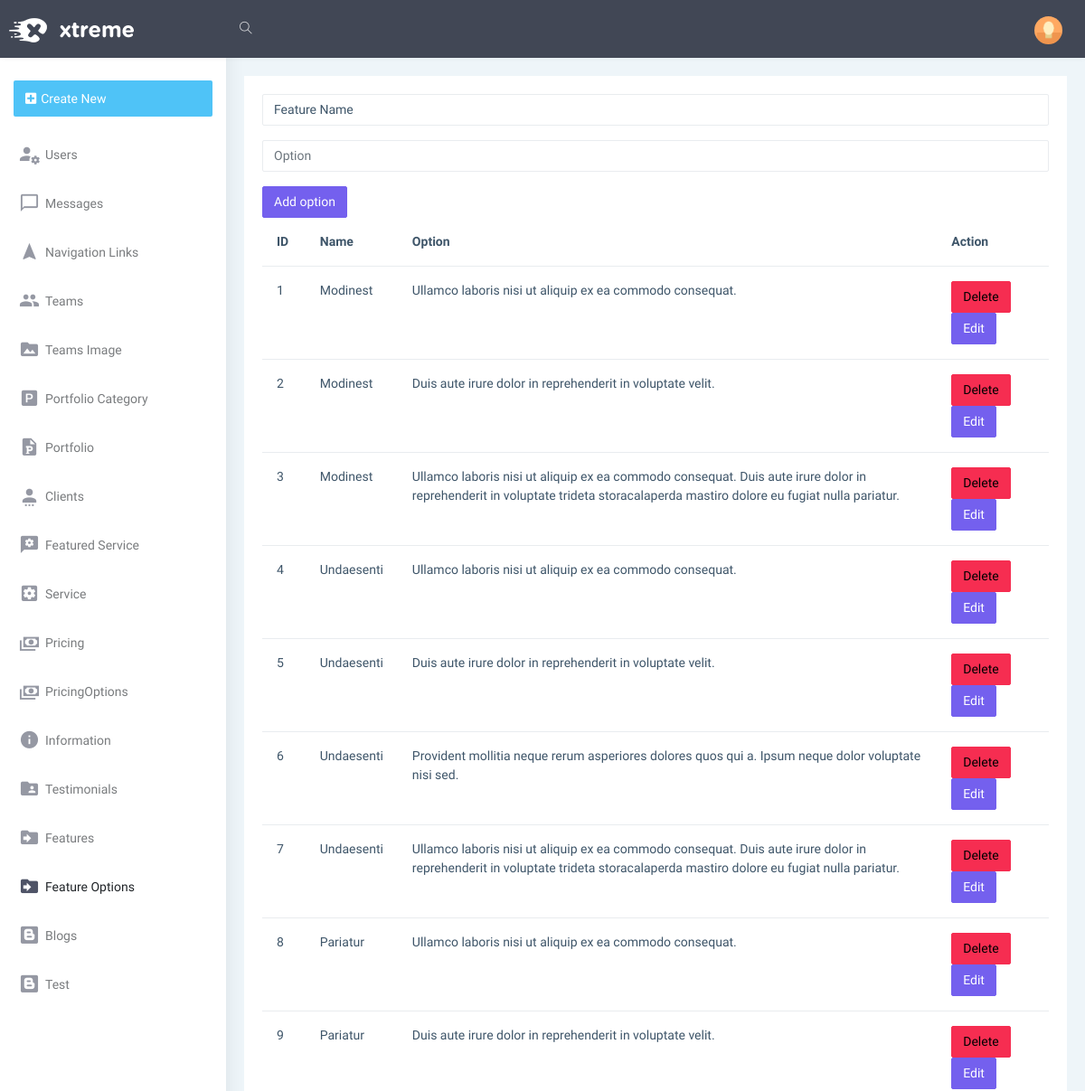
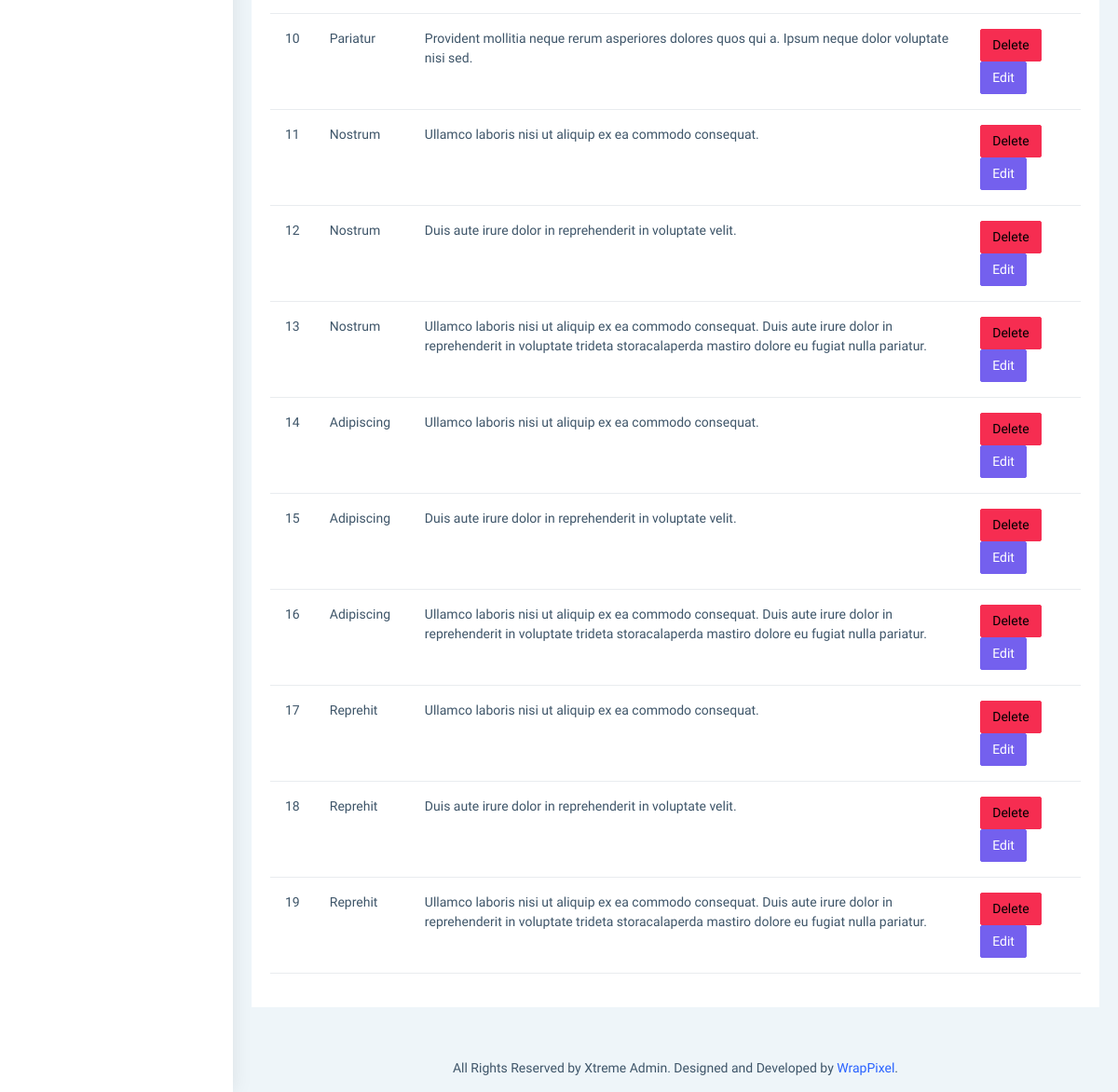
The app's page /admin/featureoptions, older data (2 pictures, top to bottom).
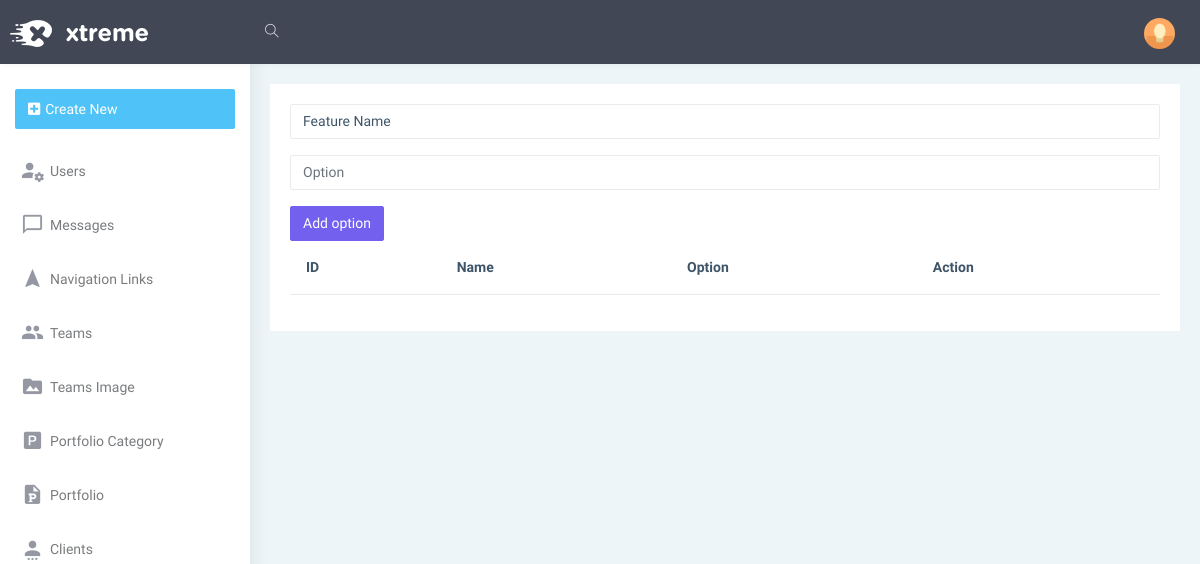
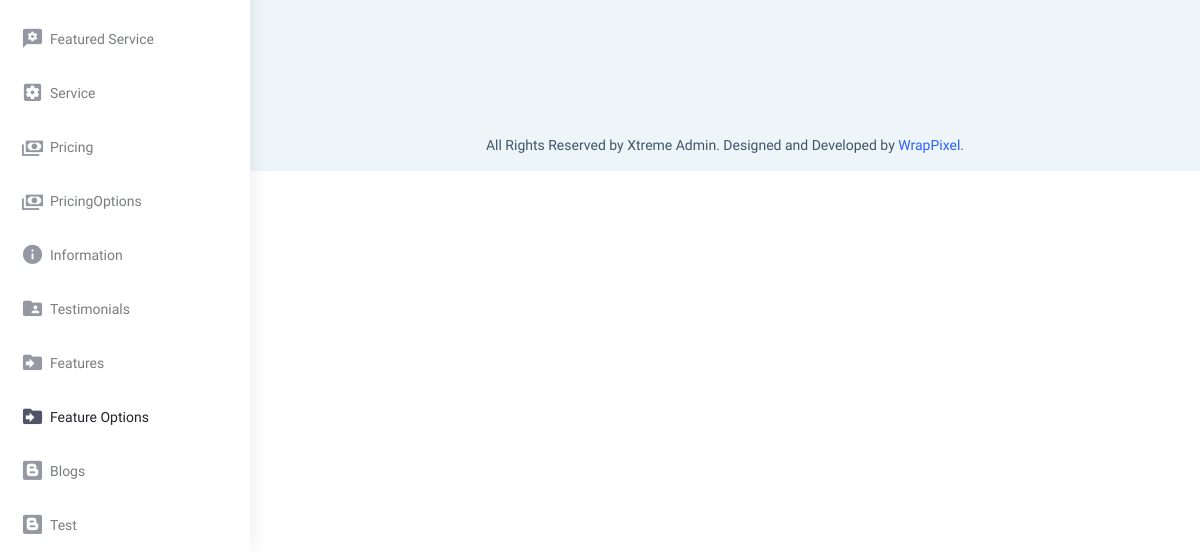
The same page, newer data (2 pictures, top to bottom).
### models.py (models this page shows)
class FeatureOptions(db.Model):
    Id=db.Column(db.Integer,primary_key=True,autoincrement=True)
    features_id=db.Column(db.Integer, db.ForeignKey('features.Id'))
    option=db.Column(db.String(150))

class Features(db.Model):
    Id=db.Column(db.Integer,primary_key=True,autoincrement=True)
    name=db.Column(db.String(50))
    icon=db.Column(db.String(50))
    info=db.Column(db.String(250))
    image=db.Column(db.String(50))
    order=db.Column(db.Integer)
    options=db.relationship('FeatureOptions', backref='feature_options', lazy=True)

### admin/routes/featureoptions.py (the view)
@admin_bp.route('/featureoptions', methods=['GET','POST'])
def featureoptions():
    from models import Features
    featureoptionsform=FeatureOptionsForm()
    featureoptions=FeatureOptions.query.all()
    features=Features.query.all()
    return render_template('admin/features/featureoptions.html',featureoptionsform=featureoptionsform,featureoptions=featureoptions,features=features,data=Features)

### admin/forms.py
class FeatureOptionsForm(FlaskForm):
    features_id=IntegerField('features_id')
    option=StringField('option')
    submit=SubmitField('Add option')

### admin/templates/admin/features/featureoptions.html (shortened to what this page needs)
{% extends 'admin/layout.html' %}
{% block body %}
<form action="/admin/featureoptions/add" method="POST">
  <select name="Featureoptions" class="form-control mb-3">
    <option value="Feature name">Feature Name</option>
  </select>
  <div class="mb-3">
    {{featureoptionsform.option(class="form-control", id="exampleFormControlInput1", placeholder="Option")}}
  </div>
    {{featureoptionsform.submit(class='btn btn-primary')}}
</form>
<table class="table">
  <thead>
    <tr>
      <th scope="col">ID</th>
      <th scope="col">Name</th>
      <th scope="col">Option</th>
      <th scope="col">Action</th>
    </tr>
  </thead>
  <tbody>
      {% for feature in featureoptions %}
    <tr>
      <td>{{feature.Id}}</td>
      <td>{{data.query.filter_by(Id=feature.features_id).first().name}}</td>
      <td>{{feature.option}}</td>
      <td>
          <a href="/admin/featureoptions/delete/{{feature.Id}}" class="btn btn-danger">Delete</a>
          <a href="/admin/featureoptions/edit/{{feature.Id}}" class="btn btn-primary">Edit</a>
      </td>
    </tr>
    {% endfor %}
  </tbody>
</table>
{% endblock %}}

Row changes from the older to the newer data that the page shows:
removed FeatureOptions: Id "1", option "Ullamco laboris nisi ut aliquip ex ea commodo consequat."
removed Features: query.filter_by "Modinest"
removed FeatureOptions: Id "2", option "Duis aute irure dolor in reprehenderit in voluptate velit."
removed FeatureOptions: Id "3", option "Ullamco laboris nisi ut aliquip ex ea commodo consequat. Duis aute irure dolor in reprehenderit in voluptate trideta storacalaperda mastiro dolore eu fugiat nulla pariatur."
removed FeatureOptions: Id "4", option "Ullamco laboris nisi ut aliquip ex ea commodo consequat."
removed Features: query.filter_by "Undaesenti"
removed FeatureOptions: Id "5", option "Duis aute irure dolor in reprehenderit in voluptate velit."
removed FeatureOptions: Id "6", option "Provident mollitia neque rerum asperiores dolores quos qui a. Ipsum neque dolor voluptate nisi sed."
removed FeatureOptions: Id "7", option "Ullamco laboris nisi ut aliquip ex ea commodo consequat. Duis aute irure dolor in reprehenderit in voluptate trideta storacalaperda mastiro dolore eu fugiat nulla pariatur."
removed FeatureOptions: Id "8", option "Ullamco laboris nisi ut aliquip ex ea commodo consequat."
removed Features: query.filter_by "Pariatur"
removed FeatureOptions: Id "9", option "Duis aute irure dolor in reprehenderit in voluptate velit."
removed FeatureOptions: Id "10", option "Provident mollitia neque rerum asperiores dolores quos qui a. Ipsum neque dolor voluptate nisi sed."
removed FeatureOptions: Id "11", option "Ullamco laboris nisi ut aliquip ex ea commodo consequat."
removed Features: query.filter_by "Nostrum"
removed FeatureOptions: Id "12", option "Duis aute irure dolor in reprehenderit in voluptate velit."
removed FeatureOptions: Id "13", option "Ullamco laboris nisi ut aliquip ex ea commodo consequat. Duis aute irure dolor in reprehenderit in voluptate trideta storacalaperda mastiro dolore eu fugiat nulla pariatur."
removed FeatureOptions: Id "14", option "Ullamco laboris nisi ut aliquip ex ea commodo consequat."
removed Features: query.filter_by "Adipiscing"
removed FeatureOptions: Id "15", option "Duis aute irure dolor in reprehenderit in voluptate velit."
removed FeatureOptions: Id "16", option "Ullamco laboris nisi ut aliquip ex ea commodo consequat. Duis aute irure dolor in reprehenderit in voluptate trideta storacalaperda mastiro dolore eu fugiat nulla pariatur."
removed FeatureOptions: Id "17", option "Ullamco laboris nisi ut aliquip ex ea commodo consequat."
removed Features: query.filter_by "Reprehit"
removed FeatureOptions: Id "18", option "Duis aute irure dolor in reprehenderit in voluptate velit."
removed FeatureOptions: Id "19", option "Ullamco laboris nisi ut aliquip ex ea commodo consequat. Duis aute irure dolor in reprehenderit in voluptate trideta storacalaperda mastiro dolore eu fugiat nulla pariatur."
